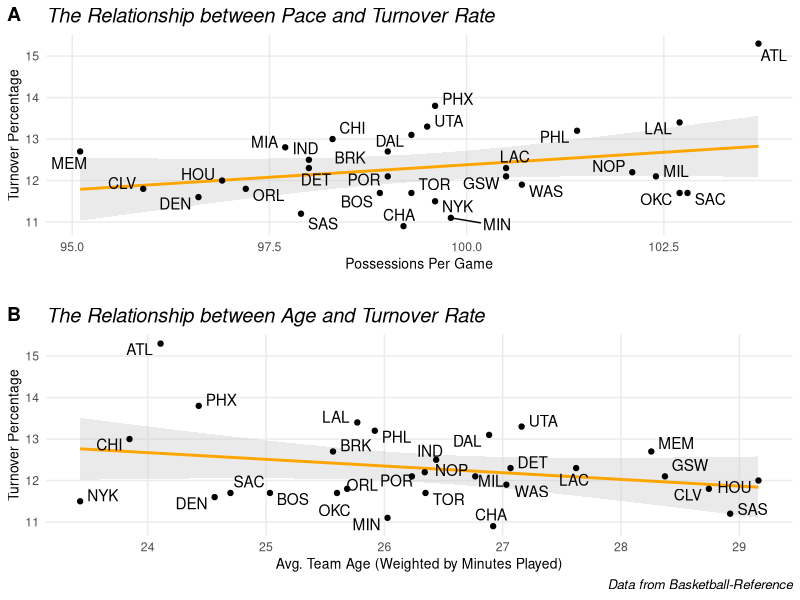
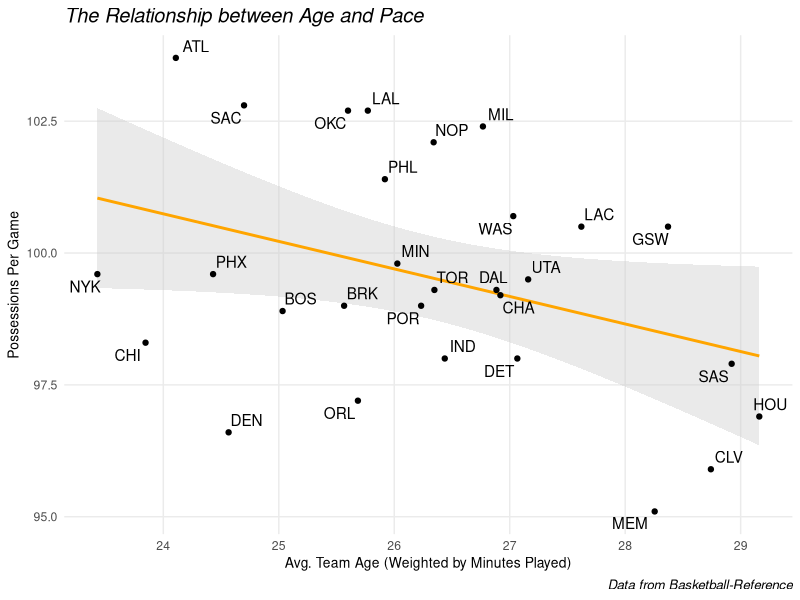

Reproduce these figures in R, in order.
## ---- chunk 1
knitr::opts_chunk$set(echo = TRUE)
## ---- chunk 2
library(ggplot2)
library(ggrepel)
library(dplyr)
library(cowplot)
team_abrev <- read.csv("nba_team_abrv.csv")
team_adv_stats <- read.csv("nba_team_adv.csv")
team_adv_stats <- team_adv_stats %>% inner_join(team_abrev)
p1 <- ggplot(team_adv_stats, aes(x = Pace, y = TOV.)) +
  geom_smooth(method = "lm", fill = "gray80", colour = "orange") +
  geom_text_repel(aes(label = Abbreviation), force = 2) +
  geom_point() +
  theme_minimal() +
  ylab("Turnover Percentage") +
  xlab("Possessions Per Game") +
  ggtitle("The Relationship between Pace and Turnover Rate") +
  # labs(caption = "Data from Basketball-Reference") +
  theme(title = element_text(face = "italic", size = 12),
        axis.title = element_text(face = "plain", size = 10),
        panel.grid.minor = element_blank())

player_age_weights <- read.csv("nba_age_weighted_no_vince.csv")
team_ave_age <- player_age_weights %>%
  group_by(Team) %>%
  summarise(ave_age = weighted.mean(Age, w = WEIGHT),
            med_age = median(Age))

team_adv_stats <- team_adv_stats %>% inner_join(team_ave_age)

# team_adv_stats$interact <- team_adv_stats$Pace * team_adv_stats$ave_age

p2 <- ggplot(team_adv_stats, aes(x = ave_age, y = TOV.)) +
  geom_smooth(method = "lm", fill = "gray80", colour = "orange") +
  geom_text_repel(aes(label = Abbreviation), force = 2) +
  geom_point() +
  theme_minimal() +
  ylab("Turnover Percentage") +
  xlab("Avg. Team Age (Weighted by Minutes Played)") +
  ggtitle("The Relationship between Age and Turnover Rate") +
  labs(caption = "Data from Basketball-Reference") +
  theme(title = element_text(face = "italic", size = 12),
        axis.title = element_text(face = "plain", size = 10),
        panel.grid.minor = element_blank())

cowplot::plot_grid(p1, p2, align = "h", labels = "AUTO", ncol = 1)
## ---- chunk 3
library(ggplot2)

ggplot(team_adv_stats, aes(x = ave_age, y = Pace)) +
  geom_smooth(method = "lm", fill = "gray80", colour = "orange") +
  geom_text_repel(aes(label = Abbreviation), force = 2) +
  geom_point() +
  theme_minimal() +
  ylab("Possessions Per Game") +
  xlab("Avg. Team Age (Weighted by Minutes Played)") +
  ggtitle("The Relationship between Age and Pace") +
  labs(caption = "Data from Basketball-Reference") +
  theme(title = element_text(face = "italic", size = 12),
        axis.title = element_text(face = "plain", size = 10),
        panel.grid.minor = element_blank())
